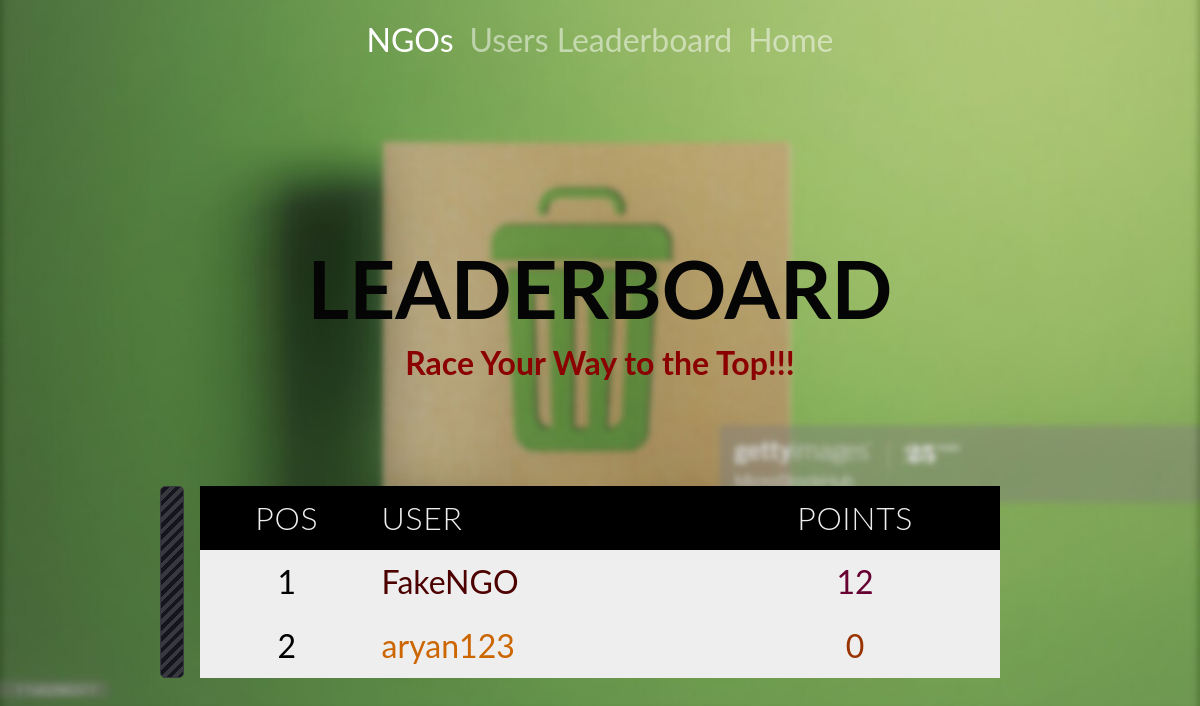
The app's page /ngos-leaderboard/, older data.
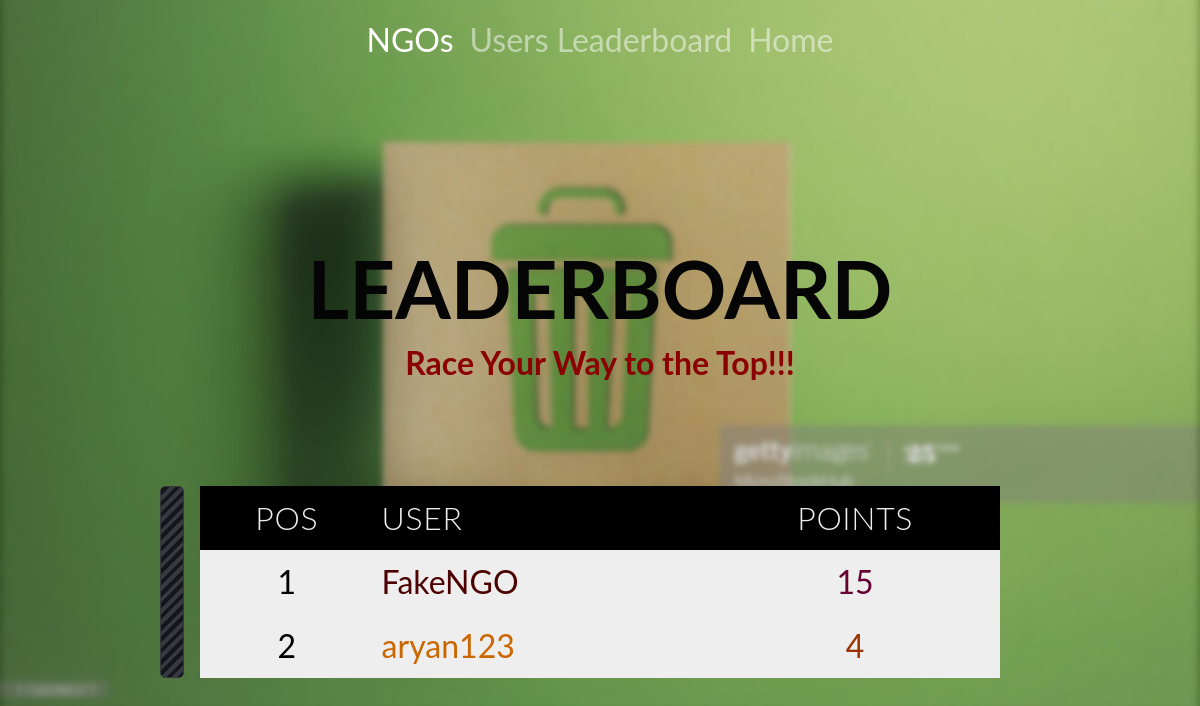
The same page, newer data.
### proj/models.py (models this page shows)
class UserContributionModel(models.Model):
    user = models.OneToOneField(User, on_delete=models.CASCADE)
    contribution = models.PositiveSmallIntegerField(default=0)
    workCompleted = models.PositiveSmallIntegerField(
        default=0)  # Specific for NGO
    field_history = FieldHistoryTracker(['contribution'])

### proj/views.py (the view)
# urls.py: path('ngos-leaderboard/', NGOLeaderboard, name='NGOLeaderboard'),
def NGOLeaderboard(request):
    li = UserContributionModel.objects.order_by('-contribution')
    l1 = []
    print(li)
    for x in li:
        if(x.user.groups.all()[0].name == "NGO"):
            l1.append(x)
    l1 = l1[:100]
    print(l1)
    return render(request, 'LeaderBoard.html', {"list": l1})

### proj/templates/LeaderBoard.html (shortened to what this page needs)
{% load static %}
<!DOCTYPE html>
<html lang="en">
<head>
  <link rel="stylesheet" href="https://stackpath.bootstrapcdn.com/bootstrap/4.5.0/css/bootstrap.min.css">
  <link rel="stylesheet" href="{% static 'css/leaderboard.css' %}">
</head>
<body>
  <nav class="navbar navbar-expand-sm  navbar-dark scrolling-navbar">
    <div class="container">
      <div class="collapse navbar-collapse" id="navbarSupportedContent">
        <ul class="navbar-nav mr-auto">
          <li class="nav-item active">
            <a class="nav-link" href="/ngos-leaderboard/">NGOs
            </a>
          </li>
          <li class="nav-item">
            <a class="nav-link" href="/user-leaderboard/">Users Leaderboard</a>
          </li>
          <li class="nav-item">
            <a class="nav-link" href="/" >Home</a>
          </li>
        </ul>
      </div>
    </div>
  </nav>
<br>
<br>
<div class="jumbotron" style="background-color: transparent;">
  <h1 style="color: rgb(4, 5, 4); text-align: center; font-size: 5rem; font-weight: bolder;">LEADERBOARD</h1>
  <h3 style="color: darkred; text-align: center; font-size: 2rem; font-weight: bold;">Race Your Way to the Top!!!</h3>
</div>
<table>
    <THEAD>
    <tr style="color: azure; background-color: black !important">
      <th>
       Pos
      </th>
      <th>
       User
      </th>
      <th>
       Points
      </th>
    </tr>
</THEAD>
<tbody>
    {% for x in list %}
    <tr>
        <td>{{forloop.counter}}</td>
        <td class="name">{{x.user}}</td>
        <td class="contributions">{{x.contribution}}</td>
    </tr>
    {% endfor %}
</tbody>
  </table>
</body>
</html>

Row changes from the older to the newer data that the page shows:
changed UserContributionModel "FakeNGO": contribution "12" → "15"
changed UserContributionModel "aryan123": contribution "0" → "4"
